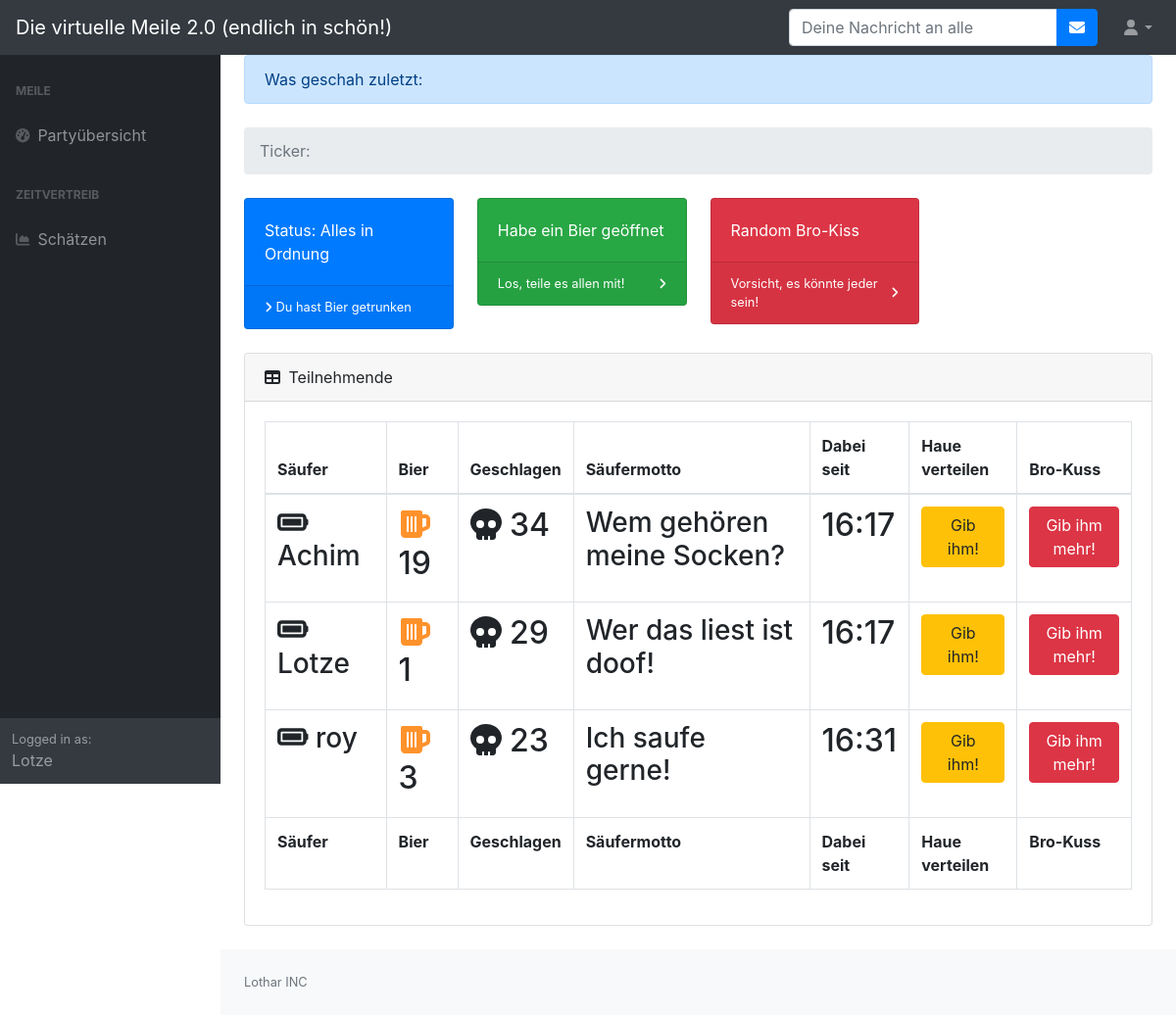
Page /meile/ (signed in) on the committed database.
### meile/models.py (models this page shows, shortened)
class Trinker(models.Model):
    user = models.OneToOneField(User, on_delete=models.CASCADE)
    motto = models.TextField()
    dabei = models.DateTimeField(default=timezone.now)

### meile/views.py (the view)
# urls.py: path('',views.index, name='index'),
@login_required(login_url='/accounts/login/')
def index(request):
    return render(request, 'meile/index.html',{ "trinker": Trinker.objects.all()})

### meile/templates/meile/index.html (shortened to what this page needs)
{% extends "../base.html" %}
{% load static %}
{% block content %}
    <div class="container-fluid">
        <ol class="alert alert-primary mb-4">
            <li class="btn-block" id="notification">Was geschah zuletzt: </li>
        </ol>
        <ol class="breadcrumb mb-4">
            <li class="breadcrumb-item active btn-block">Ticker: <marquee id="chatto"></marquee></li>
        </ol>
        <div class="row">
            <div class="col-xl-3 col-md-6">
                <div class="card bg-primary text-white mb-4">
                    <div class="card-body">Status: Alles in Ordnung</div>
                    <div class="card-footer d-flex align-items-center justify-content-between">
                        <div class="small text-white"><i class="fas fa-angle-right"></i> Du hast {{ user.biere.count }} Bier getrunken</div>
                    </div>
                </div>
            </div>
            <div class="col-xl-3 col-md-6">
                <div class="card bg-success text-white mb-4">
                    <div class="card-body">Habe ein Bier geöffnet</div>
                    <div class="card-footer d-flex align-items-center justify-content-between">
                        <a class="small text-white stretched-link" href="#" onclick="bier()">Los, teile es allen mit!</a>
                        <div class="small text-white"><i class="fas fa-angle-right"></i></div>
                    </div>
                </div>
            </div>
            <div class="col-xl-3 col-md-6">
                <div class="card bg-danger text-white mb-4">
                    <div class="card-body">Random Bro-Kiss</div>
                    <div class="card-footer d-flex align-items-center justify-content-between">
                        <a class="small text-white stretched-link" href="#" onclick="kiss('random','{{user.get_username}}')">Vorsicht, es könnte jeder sein!</a>
                        <div class="small text-white"><i class="fas fa-angle-right"></i></div>
                    </div>
                </div>
            </div>
        </div>
        <div class="card mb-4">
            <div class="card-header">
                <i class="fas fa-table mr-1"></i>
                Teilnehmende
            </div>
            <div class="card-body">
                <div class="table-responsive">
                    <table class="table table-bordered" id="dataTable" width="100%" cellspacing="0">
                        <thead>
                        <tr>
                            <th>Säufer</th>
                            <th>Bier</th>
                            <th>Geschlagen</th>
                            <th>Säufermotto</th>
                            <th>Dabei seit</th>
                            <th>Haue verteilen</th>
                            <th>Bro-Kuss</th>
                        </tr>
                        </thead>
                        <tfoot>
                        <tr>
                            <th>Säufer</th>
                            <th>Bier</th>
                            <th>Geschlagen</th>
                            <th>Säufermotto</th>
                            <th>Dabei seit</th>
                            <th>Haue verteilen</th>
                            <th>Bro-Kuss</th>
                        </tr>
                        </tfoot>
                        <tbody>
                        {% for t in trinker %}
                            <tr>
                                <td><h3><span id="{{ t.user }}-name"><i id="{{ t.user }}-battery" class="fas fa-battery-full"></i> {{ t.user }} </span></h3></td>
                                <td><h2><span class="" id="{{ t.user }}-bier"><i class="fas fa-beer" style="color: #ff922b;"></i> {{t.biere.count}}</span></h2></td>
                                <td><h2><span class="" id="{{ t.user }}-hit"><i class="fas fa-skull"></i> {{t.geschlagen.count}}</span></h2></td>
                                <td><h3><span id="{{ t.user }}-motto">{{ t.motto }}</span></h3></td>
                                <td><h2>{{ t.dabei | date:'H:i'}}</h2></td>
                                <td><button class="btn btn-block btn-warning" onclick="hau('{{ t.user }}','{{user.get_username}}')">Gib ihm!</button></td>
                                <td><button class="btn btn-block btn-danger" onclick="kiss('{{ t.user }}','{{user.get_username}}')">Gib ihm mehr!</button></td>
                            </tr>
                        {% endfor %}
                        </tbody>
                    </table>
                </div>
            </div>
        </div>
    </div>
{% endblock %}

### meile/templates/base.html (shortened to what this page needs)
<!DOCTYPE html>
<html lang="en">
<head>
    {% load static %}
    <link rel="stylesheet" href="{% static 'styles.css' %}">
</head>
<body class="sb-nav-fixed">
<nav class="sb-topnav navbar navbar-expand navbar-dark bg-dark">
    <a class="navbar-brand" href="/meile">Die virtuelle Meile 2.0 (endlich in schön!)</a>
    <form action="#" id="chatform" class="d-none d-md-inline-block form-inline ml-auto mr-0 mr-md-3 my-2 my-md-0">
        <div class="input-group">
            <input class="form-control" id="noteText" type="text" placeholder="Deine Nachricht an alle" aria-label="Search" aria-describedby="basic-addon2" />
            <div class="input-group-append">
                <button class="btn btn-primary" type="button" onclick="sendNote()"><i class="fas fa-envelope"></i></button>
            </div>
        </div>
    </form>
    <ul class="navbar-nav ml-auto ml-md-0">
        <li class="nav-item dropdown">
            <a class="nav-link dropdown-toggle" id="userDropdown" href="#" role="button" data-toggle="dropdown" aria-haspopup="true" aria-expanded="false"><i class="fas fa-user fa-fw"></i></a>
        </li>
    </ul>
</nav>
<div id="layoutSidenav">
    <div id="layoutSidenav_nav">
        <nav class="sb-sidenav accordion sb-sidenav-dark" id="sidenavAccordion">
            <div class="sb-sidenav-menu">
                <div class="nav">
                    <div class="sb-sidenav-menu-heading">Meile</div>
                    <a class="nav-link" href="/meile">
                        <div class="sb-nav-link-icon"><i class="fas fa-tachometer-alt"></i></div>
                        Partyübersicht
                    </a>
                    <div class="sb-sidenav-menu-heading">Zeitvertreib</div>
                    <a class="nav-link" href="/meile/34">
                        <div class="sb-nav-link-icon"><i class="fas fa-chart-area"></i></div>
                        Schätzen
                    </a>
                </div>
            </div>
            <div class="sb-sidenav-footer">
                <div class="small">Logged in as:</div>
                {{ user.get_username }}
            </div>
        </nav>
    </div>
    <div id="layoutSidenav_content">
        <main>
            {% block content %}{% endblock %}
        </main>
        <footer class="py-4 bg-light mt-auto">
            <div class="container-fluid">
                <div class="d-flex align-items-center justify-content-between small">
                    <div class="text-muted">Lothar INC</div>
                </div>
            </div>
    </div>
</div>
</body>
</html>

### rows in the picture
Trinker: user "Achim", biere.count "19", geschlagen.count "34", motto "Wem gehören meine Socken?", dabei "16:17"
Trinker: user "Lotze", biere.count "1", geschlagen.count "29", motto "Wer das liest ist doof!", dabei "16:17"
Trinker: user "roy", biere.count "3", geschlagen.count "23", motto "Ich saufe gerne!", dabei "16:31"

### other values in the picture
{{ user.get_username }} "Lotze"
